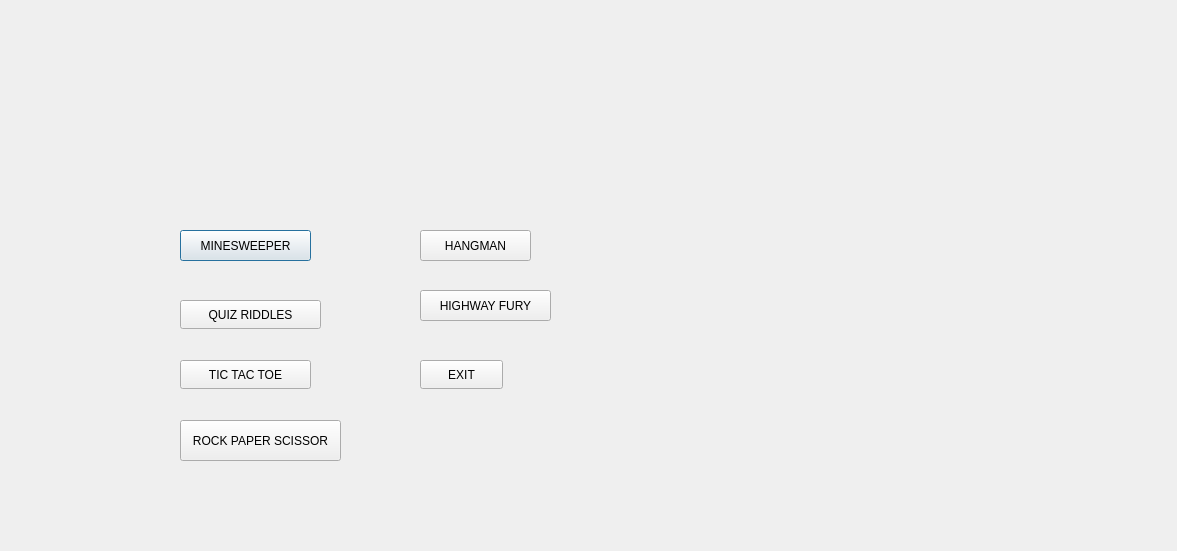
<?xml version="1.0" encoding="UTF-8"?>
<ui version="4.0">
 <class>LIST2</class>
 <widget class="QDialog" name="LIST2">
  <property name="geometry">
   <rect>
    <x>0</x>
    <y>0</y>
    <width>1177</width>
    <height>551</height>
   </rect>
  </property>
  <property name="windowTitle">
   <string>Dialog</string>
  </property>
  <property name="autoFillBackground">
   <bool>true</bool>
  </property>
  <widget class="QLabel" name="label">
   <property name="geometry">
    <rect>
     <x>0</x>
     <y>0</y>
     <width>1171</width>
     <height>551</height>
    </rect>
   </property>
   <property name="autoFillBackground">
    <bool>true</bool>
   </property>
   <property name="text">
    <string/>
   </property>
   <property name="pixmap">
    <pixmap>../../../Downloads/RETRO ARCADE/2.jpg</pixmap>
   </property>
   <property name="scaledContents">
    <bool>true</bool>
   </property>
  </widget>
  <widget class="QPushButton" name="MINE">
   <property name="geometry">
    <rect>
     <x>180</x>
     <y>230</y>
     <width>131</width>
     <height>31</height>
    </rect>
   </property>
   <property name="autoFillBackground">
    <bool>true</bool>
   </property>
   <property name="styleSheet">
    <string notr="true"/>
   </property>
   <property name="text">
    <string>MINESWEEPER</string>
   </property>
  </widget>
  <widget class="QPushButton" name="QUIZ">
   <property name="geometry">
    <rect>
     <x>180</x>
     <y>300</y>
     <width>141</width>
     <height>29</height>
    </rect>
   </property>
   <property name="autoFillBackground">
    <bool>true</bool>
   </property>
   <property name="text">
    <string>QUIZ RIDDLES</string>
   </property>
  </widget>
  <widget class="QPushButton" name="TIC">
   <property name="geometry">
    <rect>
     <x>180</x>
     <y>360</y>
     <width>131</width>
     <height>29</height>
    </rect>
   </property>
   <property name="autoFillBackground">
    <bool>true</bool>
   </property>
   <property name="text">
    <string>TIC TAC TOE</string>
   </property>
  </widget>
  <widget class="QPushButton" name="ROCK">
   <property name="geometry">
    <rect>
     <x>180</x>
     <y>420</y>
     <width>161</width>
     <height>41</height>
    </rect>
   </property>
   <property name="autoFillBackground">
    <bool>true</bool>
   </property>
   <property name="text">
    <string>ROCK PAPER SCISSOR</string>
   </property>
  </widget>
  <widget class="QPushButton" name="HAN">
   <property name="geometry">
    <rect>
     <x>420</x>
     <y>230</y>
     <width>111</width>
     <height>31</height>
    </rect>
   </property>
   <property name="autoFillBackground">
    <bool>true</bool>
   </property>
   <property name="text">
    <string>HANGMAN</string>
   </property>
  </widget>
  <widget class="QPushButton" name="ROW">
   <property name="geometry">
    <rect>
     <x>420</x>
     <y>290</y>
     <width>131</width>
     <height>31</height>
    </rect>
   </property>
   <property name="autoFillBackground">
    <bool>true</bool>
   </property>
   <property name="text">
    <string>HIGHWAY FURY</string>
   </property>
  </widget>
  <widget class="QPushButton" name="EXIT">
   <property name="geometry">
    <rect>
     <x>420</x>
     <y>360</y>
     <width>83</width>
     <height>29</height>
    </rect>
   </property>
   <property name="autoFillBackground">
    <bool>true</bool>
   </property>
   <property name="text">
    <string>EXIT</string>
   </property>
  </widget>
 </widget>
 <resources/>
 <connections/>
</ui>
